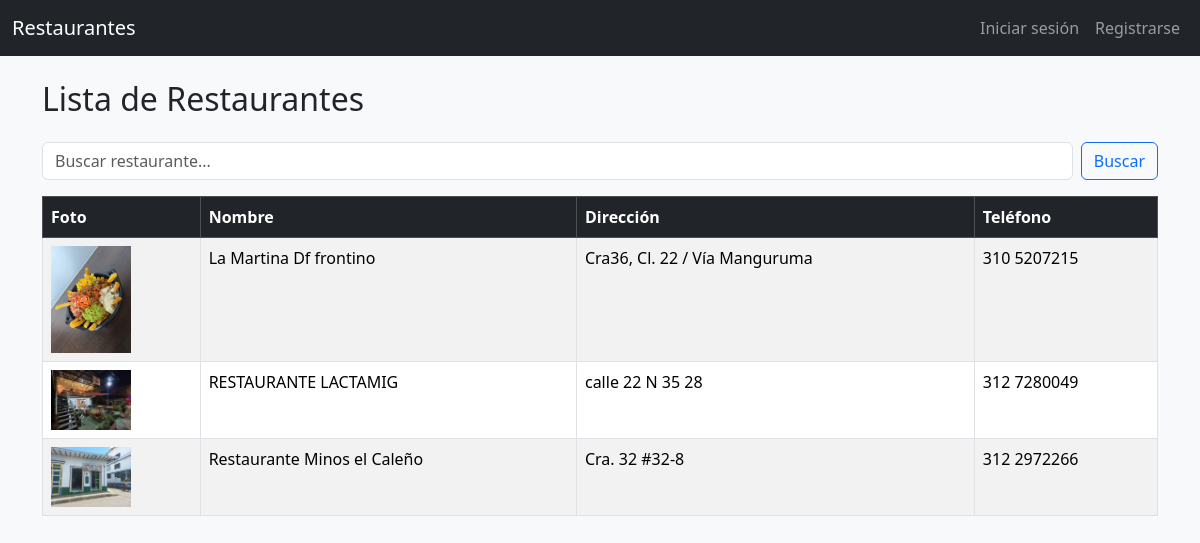
The page / on the database its author committed.
### tables this page shows
CREATE TABLE restaurantes (
            id INTEGER PRIMARY KEY AUTOINCREMENT,
            nombre TEXT,
            direccion TEXT,
            telefono TEXT,
            foto TEXT
        );

### app.py (the view)
@app.route("/")
def index():
    q = request.args.get("q", "")
    conn = sqlite3.connect("database.db")
    conn.row_factory = sqlite3.Row
    c = conn.cursor()
    if q:
        c.execute("""
            SELECT * FROM restaurantes
            WHERE nombre LIKE ? OR direccion LIKE ? OR telefono LIKE ?
        """, (f"%{q}%", f"%{q}%", f"%{q}%"))
    else:
        c.execute("SELECT * FROM restaurantes")
    restaurantes = c.fetchall()
    conn.close()
    return render_template(
        "index.html",
        restaurantes=restaurantes,
        search=q,
        current_user=session.get("user"),
        current_role=session.get("role")
    )

### templates/index.html (shortened to what this page needs)
{% extends "base.html" %}
{% block content %}
<div class="d-flex justify-content-between align-items-center mb-3">
    <h2>Lista de Restaurantes</h2>
</div>
<form method="GET" action="/" class="d-flex mb-3">
    <input type="text" name="q" class="form-control me-2"
           placeholder="Buscar restaurante..." value="{{ search }}">
    <button class="btn btn-outline-primary">Buscar</button>
</form>
<table class="table table-bordered table-striped">
    <thead class="table-dark">
        <tr>
            <th>Foto</th>
            <th>Nombre</th>
            <th>Dirección</th>
            <th>Teléfono</th>
        </tr>
    </thead>
    <tbody>
        {% for r in restaurantes %}
        <tr>
            <td>
                {% if r.foto %}
                <img src="{{ url_for('static', filename='uploads/' + r.foto) }}" width="80">
                {% else %}
                <span class="text-muted">Sin foto</span>
                {% endif %}
            </td>
            <td>{{ r.nombre }}</td>
            <td>{{ r.direccion }}</td>
            <td>{{ r.telefono }}</td>
        </tr>
        {% endfor %}
    </tbody>
</table>
{% endblock %}

### templates/base.html (shortened to what this page needs)
<!doctype html>
<html lang="es">
<head>
    <link href="https://cdn.jsdelivr.net/npm/bootstrap@5.3.2/dist/css/bootstrap.min.css" rel="stylesheet">
</head>
<body class="bg-light">
<nav class="navbar navbar-expand-lg navbar-dark bg-dark mb-4">
    <div class="container-fluid">
        <a class="navbar-brand" href="{{ url_for('index') }}">Restaurantes</a>
        <ul class="navbar-nav ms-auto">
            {% if current_user %}
            <li class="nav-item">
                <a class="nav-link disabled">{{ current_user }} ({{ current_role }})</a>
            </li>
            <li class="nav-item">
                <a class="nav-link" href="{{ url_for('logout') }}">Cerrar sesión</a>
            </li>
            {% else %}
            <li class="nav-item">
                <a class="nav-link" href="{{ url_for('login') }}">Iniciar sesión</a>
            </li>
            <li class="nav-item">
                <a class="nav-link" href="{{ url_for('register') }}">Registrarse</a>
            </li>
            {% endif %}
        </ul>
    </div>
</nav>
<div class="container">
    {% block content %}{% endblock %}
</div>
</body>
</html>

### rows shown on the page
restaurantes: foto (picture), nombre "La Martina Df frontino", direccion "Cra36, Cl. 22 / Vía Manguruma", telefono "310 5207215"
restaurantes: foto (picture), nombre "RESTAURANTE LACTAMIG", direccion "calle 22 N 35 28", telefono "312 7280049"
restaurantes: foto (picture), nombre "Restaurante Minos el Caleño", direccion "Cra. 32 #32-8", telefono "312 2972266"
